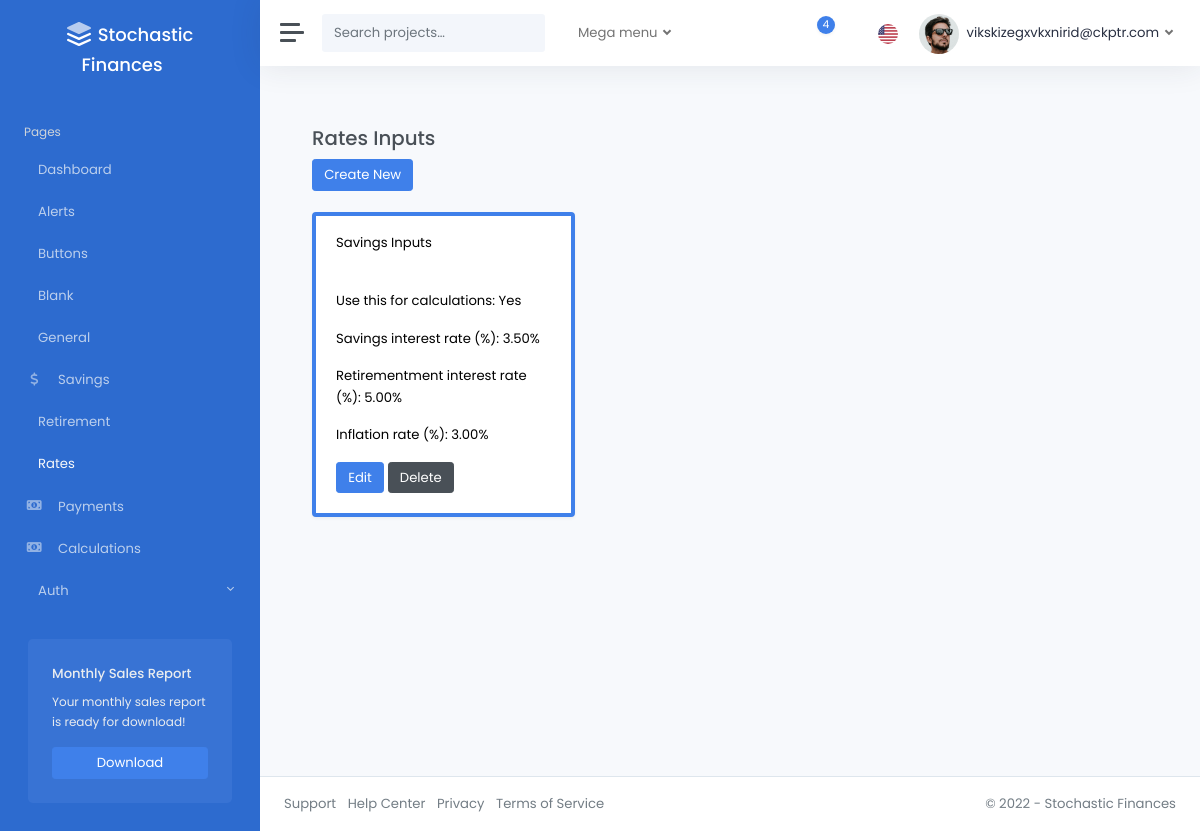
Before: /rates/ (signed in) with the older database file.
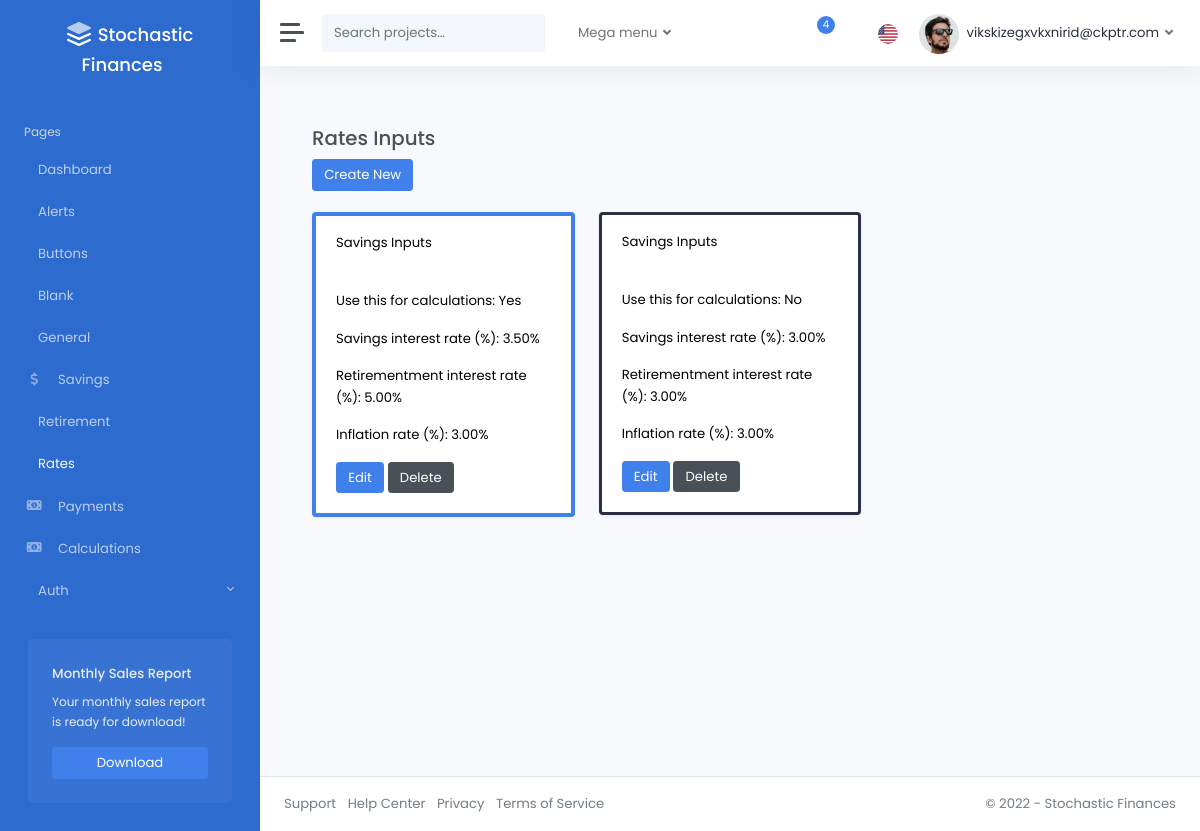
After: the same page with the newer database file.
### pages/models.py (models this page shows)
class RatesInputsModel(models.Model):
    is_active = models.BooleanField(default=False)
    base_rf_interest_per_yr = models.FloatField(
        validators=[validate_rates_per_yr, decimal_validator]
    )
    base_mkt_interest_per_yr = models.FloatField(
        validators=[validate_rates_per_yr, decimal_validator]
    )
    base_inflation_per_yr = models.FloatField(
        validators=[validate_rates_per_yr, decimal_validator]
    )
    created_by = models.ForeignKey(
        CustomUser,
        related_name="rates_inputs",
        on_delete=models.CASCADE,
        null=True,
        blank=True,
    )
    modified_at = models.DateTimeField(auto_now=True)
    class Meta:
        verbose_name_plural = "Rates_Inputs"

### pages/views.py (the view)
# urls.py: path("rates/", rates_inputs_dashboard, name="rates_inputs_dashboard"),
@login_required
def rates_inputs_dashboard(request):
    rates_inputs_models = RatesInputsModel.objects.filter(created_by=request.user)
    return render(
        request,
        "pages/rates_inputs.html",
        {"rates_inputs": rates_inputs_models},
    )

### templates/pages/rates_inputs.html (shortened to what this page needs)
{% extends 'layouts/_base.html' %}
{% load static %}
{% block content %}
<div class="container">
    <br />
    <h3>Rates Inputs</h3>
    <div>
        <a href="{% url 'rates_inputs_create'%}" class="btn btn-primary">Create New</a>
    </div>
<br />
<div class="row">
    {% for item in rates_inputs %}
        <div class="col-md-4">
            <div class="card shadow {% if item.is_active %}border-primary{% else %}border-dark{% endif %} mb-3 text-black" style="border-width: {% if item.is_active %}4px{% else %}3px{% endif %};">
                <div class="card-header">Savings Inputs</div>
                <div class="card-body">
                    <p class="card-text">Use this for calculations: {{ item.is_active|yesno|title }}</p>
                    <p class="card-text">Savings interest rate (%): {{ item.base_rf_interest_per_yr|floatformat:"2g" }}%</p>
                    <p class="card-text">Retirementment interest rate (%): {{ item.base_mkt_interest_per_yr|floatformat:"2g" }}%</p>
                    <p class="card-text">Inflation rate (%): {{ item.base_inflation_per_yr|floatformat:"2" }}%</p>
                    <a href="{% url 'rates_inputs_edit' item.id %}" class="btn btn-primary">Edit</a>
                    <a href="{% url 'rates_inputs_delete' item.id %}" class="btn btn-secondary">Delete</a>
                  </div>
                </div>
              </div>
            {% endfor %}
</div>
</div>
{% endblock %}

Changed rows visible on the page:
added RatesInputsModel: is_active "No", base_rf_interest_per_yr "3.00", base_mkt_interest_per_yr "3.00", base_inflation_per_yr "3.00"
